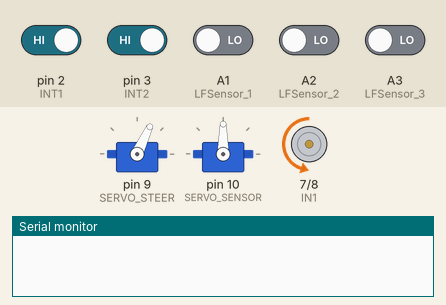
Simulated run of this sketch. Board: Arduino Uno, built with avr-gcc and run on an emulated ATmega328P. On the bench: 2 × servo, motor-driver pin pairs drawn as motors (green arrow = first pin HIGH = forward, orange = second pin HIGH = backward, longer = more drive, scaled by the enable pin), the last lines printed to the serial monitor. The inputs (shaded band) are chosen by the test bench; at power-on: pin 2 (INT1), pin 3 (INT2) HIGH, A1 (LFSensor_1), A2 (LFSensor_2), A3 (LFSensor_3) LOW.

Above: at 1.2 s.
1.3 s: pin 2 (INT1) driven LOW
At 2.1 s:
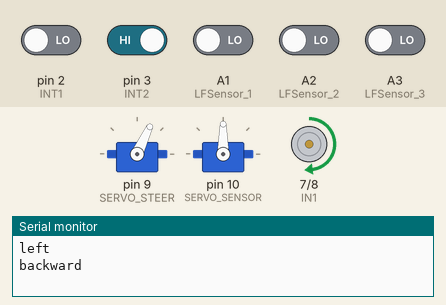
At 3.6 s:
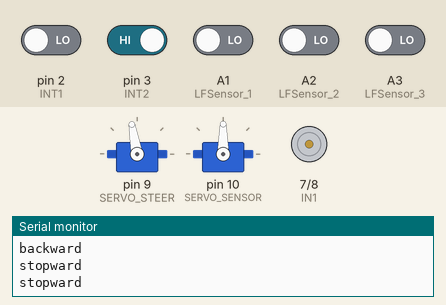
4.3 s: pin 3 (INT2) driven LOW
At 6.3 s:
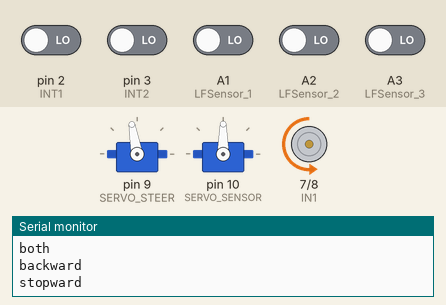
Timing chart, 0 to 8.2 s (numbered marks = the images above; inputs shaded):
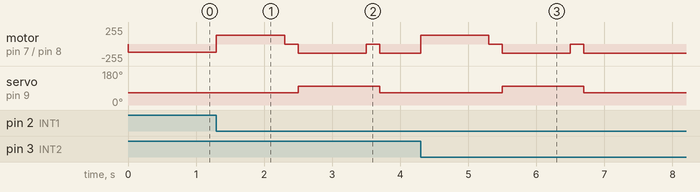

The sketch:

Full_1.0.ino
```cpp
#include <PWMServo.h>
#define IN1 7
#define IN2 8
#define ENA 5       //  ENA pin
#define INT1 2
#define INT2 3

#define SERVO_STEER   9  //steer servo connect to D9
#define SERVO_SENSOR  10  //Ultrasonic sensor servo connect to D10

#define FRONT 65        // steering to front
int SRIGHT = 140;
int SLEFT = -140;
int  RIGHT = 100;
int  LEFT = -100;

#define Echo_PIN    13 // Ultrasonic Echo pin connect to D13
#define Trig_PIN    11  // Ultrasonic Trig pin connect to D11

int DELAY_TIME = 1000;
int DELAY_TIME2 = 2*DELAY_TIME;


#define LFSensor_0 INT1  //OLD D3
#define LFSensor_1 A1
#define LFSensor_2 A2
#define LFSensor_3 A3
#define LFSensor_4 INT2  //OLD D10

#define SERVO_PIN    9  //servo connect to D3

#define SPEED 120
#define FAST SPEED + 20
#define MID SPEED + 10

#define trigger 0

bool FLG = 0;     // flag for the inteerupt
int D = FRONT;    // direction so the car can turn to
int timeCNT = 200;// time counter variable
bool R = 1;       // the random variable for an obstacile in fornt of the car

/*const int SPEED = 120;
const int FAST_SPEED = SPEED;
const int MID_SPEED = SPEED;
*/

PWMServo head;
PWMServo head_steer;
/*motor control*/
void go_Back(int speed)  //Forward
{
  Serial.println("backward");
  digitalWrite(IN1, HIGH);
  digitalWrite(IN2,LOW);
   analogWrite(ENA,speed);
}

void go_Advance(int speed)  //Forward
{
  //Serial.println("forward");
  digitalWrite(IN1, LOW);
  digitalWrite(IN2,HIGH);


   analogWrite(ENA,speed);
}

void turn(int angle)
{

  head_steer.write(angle);

}

void stop_Stop()    //Stop
{

  Serial.println("stopward");
  digitalWrite(IN1, LOW);
  digitalWrite(IN2,LOW);

  analogWrite(ENA,0);
}

void setup() {

 pinMode(ENA, OUTPUT);
 pinMode(IN1, OUTPUT);
 pinMode(IN2, OUTPUT);
 pinMode(INT1, INPUT);
 pinMode(INT2, INPUT);
 pinMode(Trig_PIN, OUTPUT);
 pinMode(Echo_PIN,INPUT);
 attachInterrupt(digitalPinToInterrupt(INT1), Handler, FALLING);
 attachInterrupt(digitalPinToInterrupt(INT2), Handler, FALLING);
 head_steer.attach(SERVO_STEER);
 head.attach(SERVO_SENSOR);
 head.write(90);
 turn(FRONT);
 stop_Stop();
 Serial.begin(9600);

}

int watch(){
  long echo_distance;
  digitalWrite(Trig_PIN,LOW);
  delayMicroseconds(5);
  digitalWrite(Trig_PIN,HIGH);
  delayMicroseconds(15);
  digitalWrite(Trig_PIN,LOW);
  echo_distance=pulseIn(Echo_PIN,HIGH);
  //echo_distance=echo_distance*0.01657; //original value
  echo_distance=echo_distance*0.01715;
  //Serial.println((int)echo_distance);
  return round(echo_distance);
}


void Handler(){
  char s[5]; // Sensor input array based on the pins;
  s[0] = digitalRead(LFSensor_0); // Left most sensor
  s[1] = digitalRead(LFSensor_1);
  s[2] = digitalRead(LFSensor_2);
  s[3] = digitalRead(LFSensor_3);
  s[4] = digitalRead(LFSensor_4); // Right most sensor
  if(s[0] != s[4]){
    if(s[0] == trigger){
      Serial.println("left");
      if(s[1] == trigger){
        FLG = 11;
        return;
      }
      else{
        FLG = 1;
        return;
      }
    }
    else{
      Serial.println("right");
      if(s[3] == trigger){
        FLG = 22;
        return;
      }
      else{
        FLG = 2;
        return;
      }
    }
  }
  else{
    Serial.println("both");
    FLG = 3;
    return;
  }
}
void loop() {
  switch(FLG){
    case 0:
      go_Advance(SPEED);
      break;
    case 1:
      go_Back(MID);
      delay(1000);
      stop_Stop();
      delay(200);
      turn(RIGHT);
      go_Advance(FAST);
      delay(1000);
      stop_Stop();
      delay(200);
      turn(FRONT);
      FLG = 0;
      break;
    case 11:
      go_Back(MID);
      delay(1000);
      stop_Stop();
      delay(200);
      turn(SRIGHT);
      go_Advance(FAST);
      delay(2000);
      stop_Stop();
      delay(200);
      turn(FRONT);
      FLG = 0;
      break;
    case 2:
      go_Back(MID);
      delay(1000);
      stop_Stop();
      delay(200);
      turn(LEFT);
      go_Advance(FAST);
      delay(1000);
      stop_Stop();
      delay(200);
      turn(FRONT);
      FLG = 0;
      break;
    case 22:
      go_Back(MID);
      delay(1000);
      stop_Stop();
      delay(200);
      turn(SLEFT);
      go_Advance(FAST);
      delay(2000);
      stop_Stop();
      delay(200);
      turn(FRONT);
      FLG = 0;
      break;
    case 3:
      stop_Stop();
      break;
    default:
      FLG = 0;
      break;
  }
}
```

Measured:
- after the input at 1.3 s, motor on pin 7 (IN1) / pin 8 (IN2): backward 120/255 → forward 130/255 at once, → stopped 1.0 s later, → backward 140/255 0.20 s later, → stopped 1.0 s later, … (5 changes in this stretch); servo on pin 9 (SERVO_STEER): 65° → 100° after 1.2 s, → 65° 1.2 s later
- after the input at 4.3 s, motor on pin 7 (IN1) / pin 8 (IN2): backward 140/255 → forward 130/255 at once, → stopped 1.0 s later, → backward 140/255 0.20 s later, → stopped 1.0 s later, … (5 changes in this stretch); servo on pin 9 (SERVO_STEER): 65° → 100° after 1.2 s, → 65° 1.2 s later
